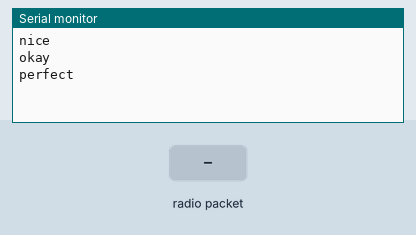
This sketch was run on a simulated Arduino Leonardo, built with avr-gcc and run on an emulated ATmega32U4. Shown: the last lines printed to the serial monitor. The test bench sets the inputs (shaded band). No radio packets arrive unless stated.

Above: at 1.2 s.
1.3 s: radio packet "Button1" arrives
At 1.7 s:
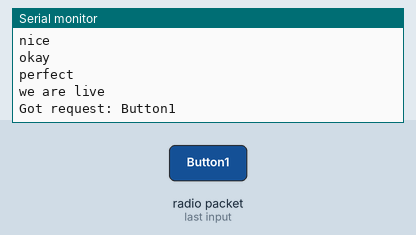
2.8 s: radio packet "Button2" arrives
At 4.0 s:
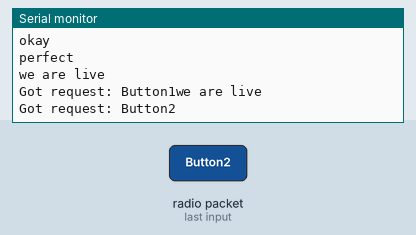

Measured:
- after the input at 1.3 s, the serial monitor: prints a new line at once (image 1)
- after the input at 2.8 s, the serial monitor: prints a new line at once (image 2)

The sketch:

MotorDriver.ino
```cpp
#include <SPI.h>
#include <RH_NRF24.h>
#include <L298N.h>
#include <String.h>

// Singleton instance of the radio driver
#define CE_PIN 7
#define CSN_PIN 8

RH_NRF24 nrf24(CE_PIN, CSN_PIN);

L298N myMotors[5] = {
  L298N(3, 29, 28),   // driver1
  L298N(6, 34, 35),   // driver2 //pin 6 was 2
  L298N(5, 30, 31),   // driver3
  L298N(11, 32, 33),  // driver4
  L298N(13, 24, 25)   // driver5
};

bool isRunning[] = {0,0,0,0,0};

void setup()
{
  // put your setup code here, to run once:
  // for(L298N motor : myMotors)
  // {
  //   motor.backward();
  //   delay(1000);
  //   motor.stop();
  // }

  Serial.begin(9600);
  while (!Serial) ; // Wait for serial port to connect. Needed for Leonardo only

  if(!nrf24.init()){
    Serial.println("init failed");
  }
  else{
    Serial.println("nice");
  }

  // Defaults after init are 2.402 GHz (channel 2), 2Mbps, 0dBm
  if (!nrf24.setChannel(1)){
    Serial.println("setChannel failed");
  }
  else{
    Serial.println("okay");
  }

  if (!nrf24.setRF(RH_NRF24::DataRate2Mbps, RH_NRF24::TransmitPower0dBm)) {
    Serial.println("setRF failed");
  }
  else{
    Serial.println("perfect");
  }
  for(L298N motor : myMotors)
  {
    motor.backward();
  }
}

void getMotorAction(L298N motor, int motorNum){
  if(isRunning[motorNum]){
    motor.stop();
    isRunning[motorNum] = 0;
  }
  else
  {
    motor.forward();
    isRunning[motorNum] = 1;
  }
}

void loop() {
  // put your main code here, to run repeatedly:
  if (nrf24.available()){

    // Should be a message for us now
    uint8_t buf[RH_NRF24_MAX_MESSAGE_LEN];
    uint8_t len = sizeof(buf);

    Serial.println("we are live");

    if (nrf24.recv(buf, &len)){

      String msg = (char*)buf;

      Serial.print("Got request: " + msg);

      // if the substring "Button" is found in the message
      if(msg == "Button1"){
        getMotorAction(myMotors[0],0);
      }
      else if(msg == "Button2"){
        getMotorAction(myMotors[1],1);
      }
      else if(msg == "Button3"){
        getMotorAction(myMotors[2],2);
      }
      else if(msg == "Button4"){
        getMotorAction(myMotors[3],3);
      }
      else if(msg == "Button5"){
        getMotorAction(myMotors[4],4);
      }
      else{
        Serial.println("invalid command");
      }
    }
    else
    {
      Serial.println("recv failed");
    }
  }
}
```
